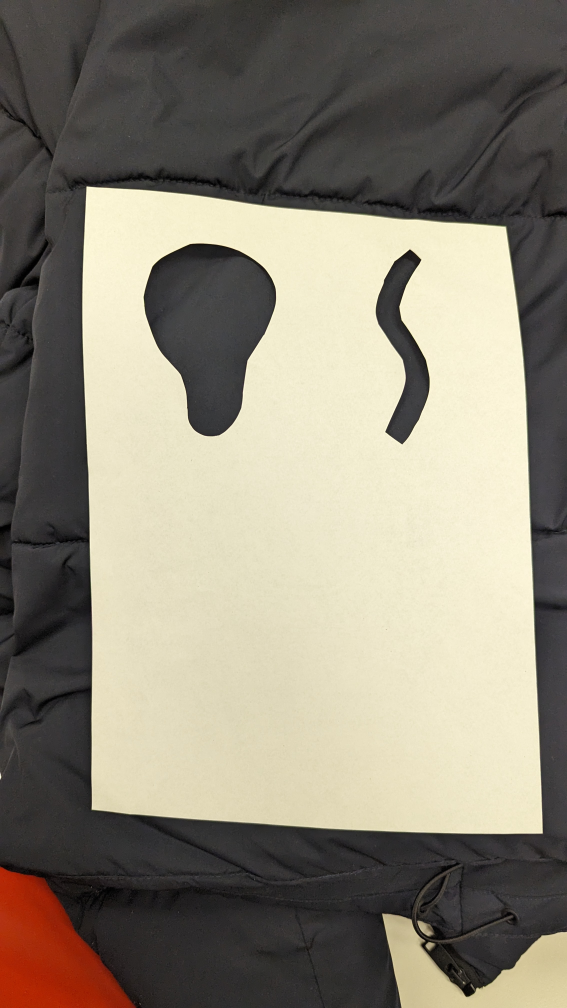
#> input picture lauz/cut.jpg, 2268 x 4032 px (shown at 1/4 size)
$ python contour.py
#> lines starting #> are read from the running program, lines starting #| are printed output that depends on the picture; after the words box and inside, x2 and y2 are one past the last pixel; in counts of white or black regions, pixels touching at a corner belong together
import cv2
import numpy as np

import matplotlib.pyplot as plt

image = cv2.imread("cut.jpg")
#> image is the input picture: shape (4032, 2268, 3); mean B, G, R 119.2, 133.9, 140.4

plt.imshow(image)

# Grayscale
gray = cv2.cvtColor(image, cv2.COLOR_BGR2GRAY)
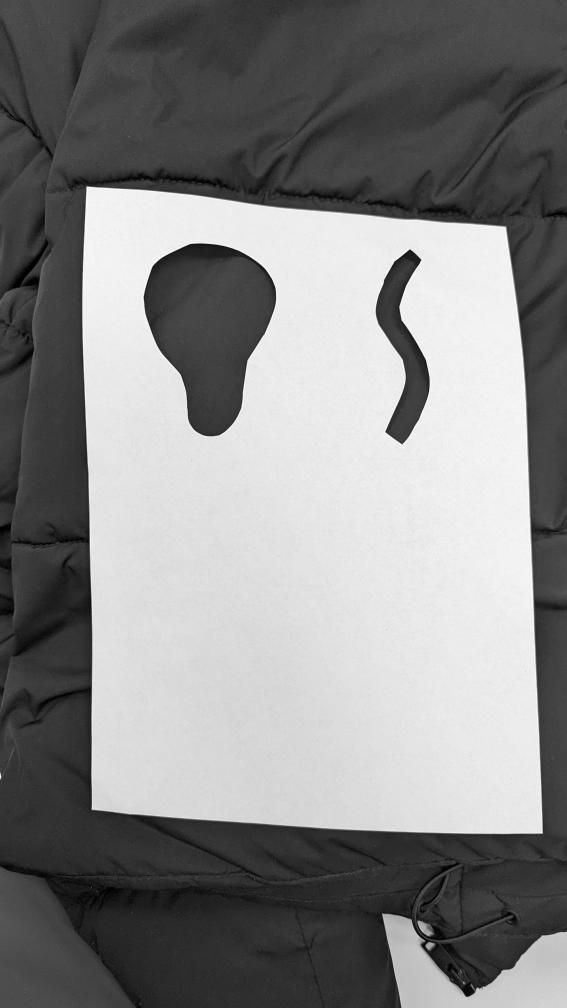
#> gray: shape (4032, 2268) (shown at 1/4 size); min 0, max 254, mean 134.2

# Find Canny edges
edged = cv2.Canny(gray, 100, 400)
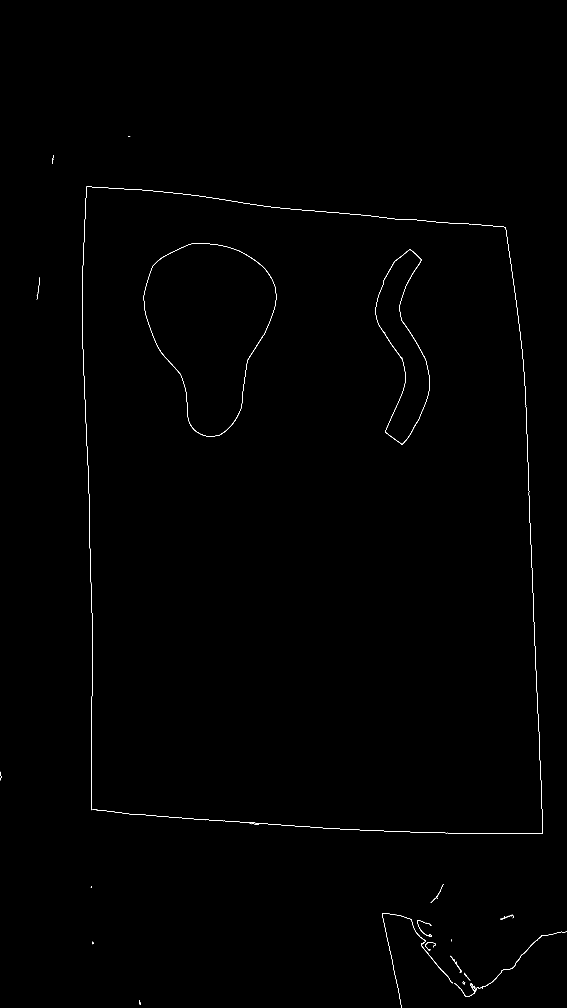
#> edged: shape (4032, 2268) (shown at 1/4 size); 0.17% white in thin lines or dots, all inside (x1, y1, x2, y2) = (0, 544, 2268, 4032)

# Finding Contours
# Use a copy of the image e.g. edged.copy()
# since findContours alters the image
contours, hierarchy = cv2.findContours(edged, cv2.RETR_EXTERNAL, cv2.CHAIN_APPROX_NONE)
#> contours = 29 contours, 17 with area under 20; largest, box (x1, y1, x2, y2) and area: (574, 974, 1105, 1746) 269175, (1502, 997, 1719, 1778) 74870, (1817, 3727, 2268, 3988) 253, (1528, 3653, 1812, 4032) 176, (1801, 3823, 1847, 3892) 64

cv2.imwrite("CannyEdgesAfterContouring-cut.png", edged)

print("Number of Contours found = " + str(len(contours)))
#| Number of Contours found = 29

# Draw all contours
# -1 signifies drawing all contours
cv2.drawContours(image, contours, -1, (0, 255, 0), 3)
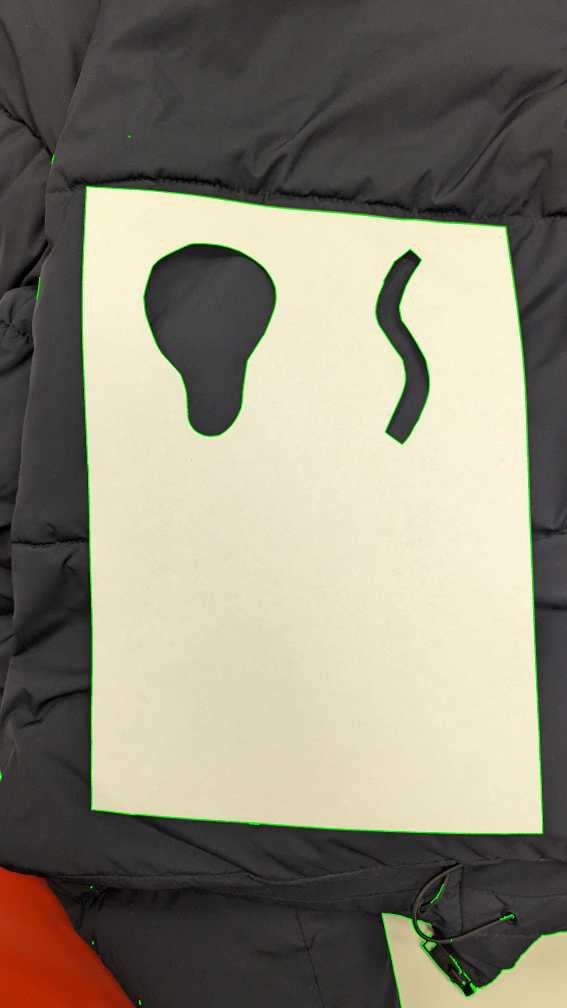
#> image: shape (4032, 2268, 3) (shown at 1/4 size); mean B, G, R 118.2, 134.7, 139.2

cv2.imwrite("cutContour.png", image)
